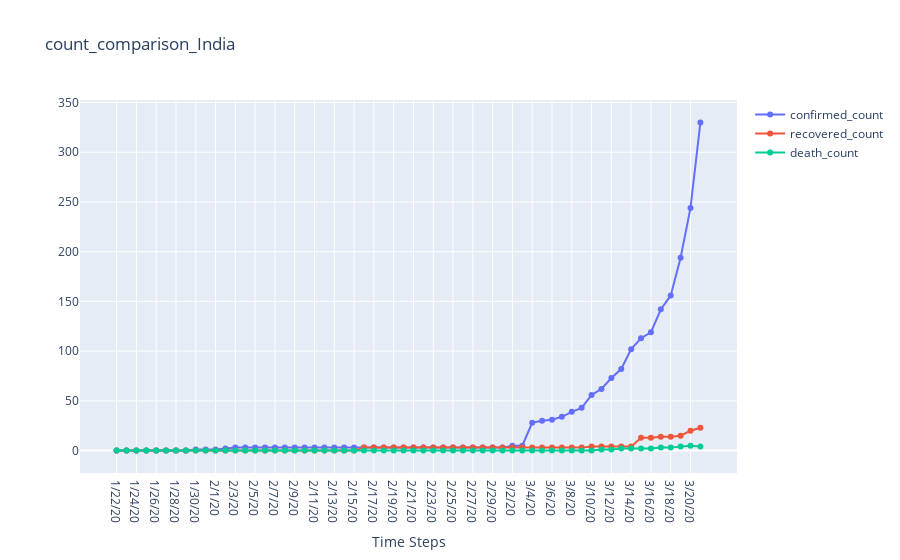
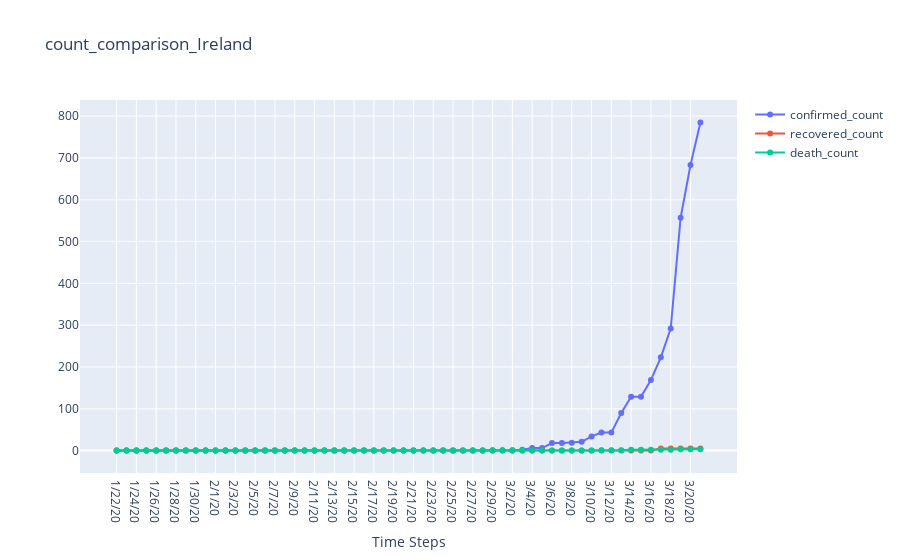
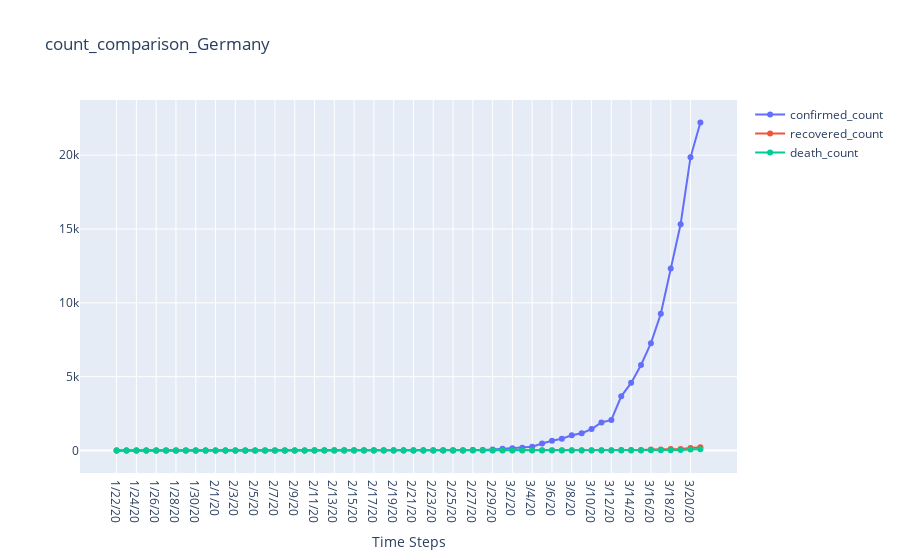
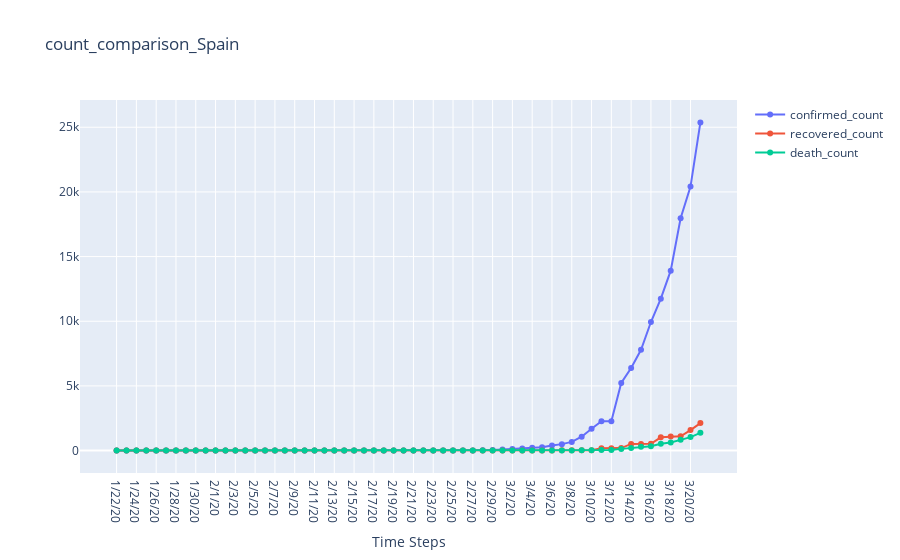

Source (notebook cell) for these figures, in order:
### Code cell
for country_name in country_names:
    ts_df=get_time_series_data(country_name)
    plot(ts_df,country_name)

### Figure 1 — Plotly figure (JSON) as saved in the notebook; plotly's stock layout.template omitted (floating-point values rounded to 4 significant figures)
{"data": [{"mode": "lines+markers", "name": "confirmed_count", "type": "scatter", "x": ["1/22/20", "1/23/20", "1/24/20", "1/25/20", "1/26/20", "1/27/20", "1/28/20", "1/29/20", "1/30/20", "1/31/20", "2/1/20", "2/2/20", "2/3/20", "2/4/20", "2/5/20", "2/6/20", "2/7/20", "2/8/20", "2/9/20", "2/10/20", "2/11/20", "2/12/20", "2/13/20", "2/14/20", "2/15/20", "2/16/20", "2/17/20", "2/18/20", "2/19/20", "2/20/20", "2/21/20", "2/22/20", "2/23/20", "2/24/20", "2/25/20", "2/26/20", "2/27/20", "2/28/20", "2/29/20", "3/1/20", "3/2/20", "3/3/20", "3/4/20", "3/5/20", "3/6/20", "3/7/20", "3/8/20", "3/9/20", "3/10/20", "3/11/20", "3/12/20", "3/13/20", "3/14/20", "3/15/20", "3/16/20", "3/17/20", "3/18/20", "3/19/20", "3/20/20", "3/21/20"], "y": [0, 0, 0, 0, 0, 0, 0, 0, 1, 1, 1, 2, 3, 3, 3, 3, 3, 3, 3, 3, 3, 3, 3, 3, 3, 3, 3, 3, 3, 3, 3, 3, 3, 3, 3, 3, 3, 3, 3, 3, 5, 5, 28, 30, 31, 34, 39, 43, 56, 62, 73, 82, 102, 113, 119, 142, 156, 194, 244, 330]}, {"mode": "lines+markers", "name": "recovered_count", "type": "scatter", "x": ["1/22/20", "1/23/20", "1/24/20", "1/25/20", "1/26/20", "1/27/20", "1/28/20", "1/29/20", "1/30/20", "1/31/20", "2/1/20", "2/2/20", "2/3/20", "2/4/20", "2/5/20", "2/6/20", "2/7/20", "2/8/20", "2/9/20", "2/10/20", "2/11/20", "2/12/20", "2/13/20", "2/14/20", "2/15/20", "2/16/20", "2/17/20", "2/18/20", "2/19/20", "2/20/20", "2/21/20", "2/22/20", "2/23/20", "2/24/20", "2/25/20", "2/26/20", "2/27/20", "2/28/20", "2/29/20", "3/1/20", "3/2/20", "3/3/20", "3/4/20", "3/5/20", "3/6/20", "3/7/20", "3/8/20", "3/9/20", "3/10/20", "3/11/20", "3/12/20", "3/13/20", "3/14/20", "3/15/20", "3/16/20", "3/17/20", "3/18/20", "3/19/20", "3/20/20", "3/21/20"], "y": [0, 0, 0, 0, 0, 0, 0, 0, 0, 0, 0, 0, 0, 0, 0, 0, 0, 0, 0, 0, 0, 0, 0, 0, 0, 3, 3, 3, 3, 3, 3, 3, 3, 3, 3, 3, 3, 3, 3, 3, 3, 3, 3, 3, 3, 3, 3, 3, 4, 4, 4, 4, 4, 13, 13, 14, 14, 15, 20, 23]}, {"mode": "lines+markers", "name": "death_count", "type": "scatter", "x": ["1/22/20", "1/23/20", "1/24/20", "1/25/20", "1/26/20", "1/27/20", "1/28/20", "1/29/20", "1/30/20", "1/31/20", "2/1/20", "2/2/20", "2/3/20", "2/4/20", "2/5/20", "2/6/20", "2/7/20", "2/8/20", "2/9/20", "2/10/20", "2/11/20", "2/12/20", "2/13/20", "2/14/20", "2/15/20", "2/16/20", "2/17/20", "2/18/20", "2/19/20", "2/20/20", "2/21/20", "2/22/20", "2/23/20", "2/24/20", "2/25/20", "2/26/20", "2/27/20", "2/28/20", "2/29/20", "3/1/20", "3/2/20", "3/3/20", "3/4/20", "3/5/20", "3/6/20", "3/7/20", "3/8/20", "3/9/20", "3/10/20", "3/11/20", "3/12/20", "3/13/20", "3/14/20", "3/15/20", "3/16/20", "3/17/20", "3/18/20", "3/19/20", "3/20/20", "3/21/20"], "y": [0, 0, 0, 0, 0, 0, 0, 0, 0, 0, 0, 0, 0, 0, 0, 0, 0, 0, 0, 0, 0, 0, 0, 0, 0, 0, 0, 0, 0, 0, 0, 0, 0, 0, 0, 0, 0, 0, 0, 0, 0, 0, 0, 0, 0, 0, 0, 0, 0, 1, 1, 2, 2, 2, 2, 3, 3, 4, 5, 4]}], "layout": {"showlegend": true, "title": {"text": "count_comparison_India"}, "xaxis": {"title": {"text": "Time Steps"}}}}

### Figure 2 — Plotly figure (JSON) as saved in the notebook; plotly's stock layout.template omitted (floating-point values rounded to 4 significant figures)
{"data": [{"mode": "lines+markers", "name": "confirmed_count", "type": "scatter", "x": ["1/22/20", "1/23/20", "1/24/20", "1/25/20", "1/26/20", "1/27/20", "1/28/20", "1/29/20", "1/30/20", "1/31/20", "2/1/20", "2/2/20", "2/3/20", "2/4/20", "2/5/20", "2/6/20", "2/7/20", "2/8/20", "2/9/20", "2/10/20", "2/11/20", "2/12/20", "2/13/20", "2/14/20", "2/15/20", "2/16/20", "2/17/20", "2/18/20", "2/19/20", "2/20/20", "2/21/20", "2/22/20", "2/23/20", "2/24/20", "2/25/20", "2/26/20", "2/27/20", "2/28/20", "2/29/20", "3/1/20", "3/2/20", "3/3/20", "3/4/20", "3/5/20", "3/6/20", "3/7/20", "3/8/20", "3/9/20", "3/10/20", "3/11/20", "3/12/20", "3/13/20", "3/14/20", "3/15/20", "3/16/20", "3/17/20", "3/18/20", "3/19/20", "3/20/20", "3/21/20"], "y": [0, 0, 0, 0, 0, 0, 0, 0, 0, 0, 0, 0, 0, 0, 0, 0, 0, 0, 0, 0, 0, 0, 0, 0, 0, 0, 0, 0, 0, 0, 0, 0, 0, 0, 0, 0, 0, 0, 1, 1, 1, 2, 6, 6, 18, 18, 19, 21, 34, 43, 43, 90, 129, 129, 169, 223, 292, 557, 683, 785]}, {"mode": "lines+markers", "name": "recovered_count", "type": "scatter", "x": ["1/22/20", "1/23/20", "1/24/20", "1/25/20", "1/26/20", "1/27/20", "1/28/20", "1/29/20", "1/30/20", "1/31/20", "2/1/20", "2/2/20", "2/3/20", "2/4/20", "2/5/20", "2/6/20", "2/7/20", "2/8/20", "2/9/20", "2/10/20", "2/11/20", "2/12/20", "2/13/20", "2/14/20", "2/15/20", "2/16/20", "2/17/20", "2/18/20", "2/19/20", "2/20/20", "2/21/20", "2/22/20", "2/23/20", "2/24/20", "2/25/20", "2/26/20", "2/27/20", "2/28/20", "2/29/20", "3/1/20", "3/2/20", "3/3/20", "3/4/20", "3/5/20", "3/6/20", "3/7/20", "3/8/20", "3/9/20", "3/10/20", "3/11/20", "3/12/20", "3/13/20", "3/14/20", "3/15/20", "3/16/20", "3/17/20", "3/18/20", "3/19/20", "3/20/20", "3/21/20"], "y": [0, 0, 0, 0, 0, 0, 0, 0, 0, 0, 0, 0, 0, 0, 0, 0, 0, 0, 0, 0, 0, 0, 0, 0, 0, 0, 0, 0, 0, 0, 0, 0, 0, 0, 0, 0, 0, 0, 0, 0, 0, 0, 0, 0, 0, 0, 0, 0, 0, 0, 0, 0, 0, 0, 0, 5, 5, 5, 5, 5]}, {"mode": "lines+markers", "name": "death_count", "type": "scatter", "x": ["1/22/20", "1/23/20", "1/24/20", "1/25/20", "1/26/20", "1/27/20", "1/28/20", "1/29/20", "1/30/20", "1/31/20", "2/1/20", "2/2/20", "2/3/20", "2/4/20", "2/5/20", "2/6/20", "2/7/20", "2/8/20", "2/9/20", "2/10/20", "2/11/20", "2/12/20", "2/13/20", "2/14/20", "2/15/20", "2/16/20", "2/17/20", "2/18/20", "2/19/20", "2/20/20", "2/21/20", "2/22/20", "2/23/20", "2/24/20", "2/25/20", "2/26/20", "2/27/20", "2/28/20", "2/29/20", "3/1/20", "3/2/20", "3/3/20", "3/4/20", "3/5/20", "3/6/20", "3/7/20", "3/8/20", "3/9/20", "3/10/20", "3/11/20", "3/12/20", "3/13/20", "3/14/20", "3/15/20", "3/16/20", "3/17/20", "3/18/20", "3/19/20", "3/20/20", "3/21/20"], "y": [0, 0, 0, 0, 0, 0, 0, 0, 0, 0, 0, 0, 0, 0, 0, 0, 0, 0, 0, 0, 0, 0, 0, 0, 0, 0, 0, 0, 0, 0, 0, 0, 0, 0, 0, 0, 0, 0, 0, 0, 0, 0, 0, 0, 0, 0, 0, 0, 0, 1, 1, 1, 2, 2, 2, 2, 2, 3, 3, 3]}], "layout": {"showlegend": true, "title": {"text": "count_comparison_Ireland"}, "xaxis": {"title": {"text": "Time Steps"}}}}

### Figure 3 — Plotly figure (JSON) as saved in the notebook; plotly's stock layout.template omitted (floating-point values rounded to 4 significant figures)
{"data": [{"mode": "lines+markers", "name": "confirmed_count", "type": "scatter", "x": ["1/22/20", "1/23/20", "1/24/20", "1/25/20", "1/26/20", "1/27/20", "1/28/20", "1/29/20", "1/30/20", "1/31/20", "2/1/20", "2/2/20", "2/3/20", "2/4/20", "2/5/20", "2/6/20", "2/7/20", "2/8/20", "2/9/20", "2/10/20", "2/11/20", "2/12/20", "2/13/20", "2/14/20", "2/15/20", "2/16/20", "2/17/20", "2/18/20", "2/19/20", "2/20/20", "2/21/20", "2/22/20", "2/23/20", "2/24/20", "2/25/20", "2/26/20", "2/27/20", "2/28/20", "2/29/20", "3/1/20", "3/2/20", "3/3/20", "3/4/20", "3/5/20", "3/6/20", "3/7/20", "3/8/20", "3/9/20", "3/10/20", "3/11/20", "3/12/20", "3/13/20", "3/14/20", "3/15/20", "3/16/20", "3/17/20", "3/18/20", "3/19/20", "3/20/20", "3/21/20"], "y": [0, 0, 0, 0, 0, 1, 4, 4, 4, 5, 8, 10, 12, 12, 12, 12, 13, 13, 14, 14, 16, 16, 16, 16, 16, 16, 16, 16, 16, 16, 16, 16, 16, 16, 17, 27, 46, 48, 79, 130, 159, 196, 262, 482, 670, 799, 1040, 1176, 1457, 1908, 2078, 3675, 4585, 5795, 7272, 9257, 12327, 15320, 19848, 22213]}, {"mode": "lines+markers", "name": "recovered_count", "type": "scatter", "x": ["1/22/20", "1/23/20", "1/24/20", "1/25/20", "1/26/20", "1/27/20", "1/28/20", "1/29/20", "1/30/20", "1/31/20", "2/1/20", "2/2/20", "2/3/20", "2/4/20", "2/5/20", "2/6/20", "2/7/20", "2/8/20", "2/9/20", "2/10/20", "2/11/20", "2/12/20", "2/13/20", "2/14/20", "2/15/20", "2/16/20", "2/17/20", "2/18/20", "2/19/20", "2/20/20", "2/21/20", "2/22/20", "2/23/20", "2/24/20", "2/25/20", "2/26/20", "2/27/20", "2/28/20", "2/29/20", "3/1/20", "3/2/20", "3/3/20", "3/4/20", "3/5/20", "3/6/20", "3/7/20", "3/8/20", "3/9/20", "3/10/20", "3/11/20", "3/12/20", "3/13/20", "3/14/20", "3/15/20", "3/16/20", "3/17/20", "3/18/20", "3/19/20", "3/20/20", "3/21/20"], "y": [0, 0, 0, 0, 0, 0, 0, 0, 0, 0, 0, 0, 0, 0, 0, 0, 0, 0, 0, 0, 0, 0, 1, 1, 1, 1, 1, 12, 12, 12, 14, 14, 14, 14, 14, 15, 16, 16, 16, 16, 16, 16, 16, 16, 17, 18, 18, 18, 18, 25, 25, 46, 46, 46, 67, 67, 105, 113, 180, 233]}, {"mode": "lines+markers", "name": "death_count", "type": "scatter", "x": ["1/22/20", "1/23/20", "1/24/20", "1/25/20", "1/26/20", "1/27/20", "1/28/20", "1/29/20", "1/30/20", "1/31/20", "2/1/20", "2/2/20", "2/3/20", "2/4/20", "2/5/20", "2/6/20", "2/7/20", "2/8/20", "2/9/20", "2/10/20", "2/11/20", "2/12/20", "2/13/20", "2/14/20", "2/15/20", "2/16/20", "2/17/20", "2/18/20", "2/19/20", "2/20/20", "2/21/20", "2/22/20", "2/23/20", "2/24/20", "2/25/20", "2/26/20", "2/27/20", "2/28/20", "2/29/20", "3/1/20", "3/2/20", "3/3/20", "3/4/20", "3/5/20", "3/6/20", "3/7/20", "3/8/20", "3/9/20", "3/10/20", "3/11/20", "3/12/20", "3/13/20", "3/14/20", "3/15/20", "3/16/20", "3/17/20", "3/18/20", "3/19/20", "3/20/20", "3/21/20"], "y": [0, 0, 0, 0, 0, 0, 0, 0, 0, 0, 0, 0, 0, 0, 0, 0, 0, 0, 0, 0, 0, 0, 0, 0, 0, 0, 0, 0, 0, 0, 0, 0, 0, 0, 0, 0, 0, 0, 0, 0, 0, 0, 0, 0, 0, 0, 0, 2, 2, 3, 3, 7, 9, 11, 17, 24, 28, 44, 67, 84]}], "layout": {"showlegend": true, "title": {"text": "count_comparison_Germany"}, "xaxis": {"title": {"text": "Time Steps"}}}}

### Figure 4 — Plotly figure (JSON) as saved in the notebook; plotly's stock layout.template omitted (floating-point values rounded to 4 significant figures)
{"data": [{"mode": "lines+markers", "name": "confirmed_count", "type": "scatter", "x": ["1/22/20", "1/23/20", "1/24/20", "1/25/20", "1/26/20", "1/27/20", "1/28/20", "1/29/20", "1/30/20", "1/31/20", "2/1/20", "2/2/20", "2/3/20", "2/4/20", "2/5/20", "2/6/20", "2/7/20", "2/8/20", "2/9/20", "2/10/20", "2/11/20", "2/12/20", "2/13/20", "2/14/20", "2/15/20", "2/16/20", "2/17/20", "2/18/20", "2/19/20", "2/20/20", "2/21/20", "2/22/20", "2/23/20", "2/24/20", "2/25/20", "2/26/20", "2/27/20", "2/28/20", "2/29/20", "3/1/20", "3/2/20", "3/3/20", "3/4/20", "3/5/20", "3/6/20", "3/7/20", "3/8/20", "3/9/20", "3/10/20", "3/11/20", "3/12/20", "3/13/20", "3/14/20", "3/15/20", "3/16/20", "3/17/20", "3/18/20", "3/19/20", "3/20/20", "3/21/20"], "y": [0, 0, 0, 0, 0, 0, 0, 0, 0, 0, 1, 1, 1, 1, 1, 1, 1, 1, 2, 2, 2, 2, 2, 2, 2, 2, 2, 2, 2, 2, 2, 2, 2, 2, 6, 13, 15, 32, 45, 84, 120, 165, 222, 259, 400, 500, 673, 1073, 1695, 2277, 2277, 5232, 6391, 7798, 9942, 11748, 13910, 17963, 20410, 25374]}, {"mode": "lines+markers", "name": "recovered_count", "type": "scatter", "x": ["1/22/20", "1/23/20", "1/24/20", "1/25/20", "1/26/20", "1/27/20", "1/28/20", "1/29/20", "1/30/20", "1/31/20", "2/1/20", "2/2/20", "2/3/20", "2/4/20", "2/5/20", "2/6/20", "2/7/20", "2/8/20", "2/9/20", "2/10/20", "2/11/20", "2/12/20", "2/13/20", "2/14/20", "2/15/20", "2/16/20", "2/17/20", "2/18/20", "2/19/20", "2/20/20", "2/21/20", "2/22/20", "2/23/20", "2/24/20", "2/25/20", "2/26/20", "2/27/20", "2/28/20", "2/29/20", "3/1/20", "3/2/20", "3/3/20", "3/4/20", "3/5/20", "3/6/20", "3/7/20", "3/8/20", "3/9/20", "3/10/20", "3/11/20", "3/12/20", "3/13/20", "3/14/20", "3/15/20", "3/16/20", "3/17/20", "3/18/20", "3/19/20", "3/20/20", "3/21/20"], "y": [0, 0, 0, 0, 0, 0, 0, 0, 0, 0, 0, 0, 0, 0, 0, 0, 0, 0, 0, 0, 0, 0, 0, 0, 2, 2, 2, 2, 2, 2, 2, 2, 2, 2, 2, 2, 2, 2, 2, 2, 2, 2, 2, 2, 2, 30, 30, 32, 32, 183, 183, 193, 517, 517, 530, 1028, 1081, 1107, 1588, 2125]}, {"mode": "lines+markers", "name": "death_count", "type": "scatter", "x": ["1/22/20", "1/23/20", "1/24/20", "1/25/20", "1/26/20", "1/27/20", "1/28/20", "1/29/20", "1/30/20", "1/31/20", "2/1/20", "2/2/20", "2/3/20", "2/4/20", "2/5/20", "2/6/20", "2/7/20", "2/8/20", "2/9/20", "2/10/20", "2/11/20", "2/12/20", "2/13/20", "2/14/20", "2/15/20", "2/16/20", "2/17/20", "2/18/20", "2/19/20", "2/20/20", "2/21/20", "2/22/20", "2/23/20", "2/24/20", "2/25/20", "2/26/20", "2/27/20", "2/28/20", "2/29/20", "3/1/20", "3/2/20", "3/3/20", "3/4/20", "3/5/20", "3/6/20", "3/7/20", "3/8/20", "3/9/20", "3/10/20", "3/11/20", "3/12/20", "3/13/20", "3/14/20", "3/15/20", "3/16/20", "3/17/20", "3/18/20", "3/19/20", "3/20/20", "3/21/20"], "y": [0, 0, 0, 0, 0, 0, 0, 0, 0, 0, 0, 0, 0, 0, 0, 0, 0, 0, 0, 0, 0, 0, 0, 0, 0, 0, 0, 0, 0, 0, 0, 0, 0, 0, 0, 0, 0, 0, 0, 0, 0, 1, 2, 3, 5, 10, 17, 28, 35, 54, 55, 133, 195, 289, 342, 533, 623, 830, 1043, 1375]}], "layout": {"showlegend": true, "title": {"text": "count_comparison_Spain"}, "xaxis": {"title": {"text": "Time Steps"}}}}
